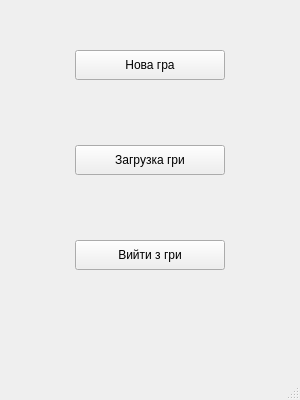
<?xml version="1.0" encoding="UTF-8"?>
<ui version="4.0">
 <class>MainWindow</class>
 <widget class="QMainWindow" name="MainWindow">
  <property name="geometry">
   <rect>
    <x>0</x>
    <y>0</y>
    <width>300</width>
    <height>400</height>
   </rect>
  </property>
  <property name="windowTitle">
   <string>MainWindow</string>
  </property>
  <widget class="QWidget" name="centralwidget">
   <widget class="QPushButton" name="ButtonStart">
    <property name="enabled">
     <bool>true</bool>
    </property>
    <property name="geometry">
     <rect>
      <x>75</x>
      <y>50</y>
      <width>150</width>
      <height>30</height>
     </rect>
    </property>
    <property name="text">
     <string>Нова гра</string>
    </property>
   </widget>
   <widget class="QPushButton" name="ButtonEnd">
    <property name="geometry">
     <rect>
      <x>75</x>
      <y>240</y>
      <width>150</width>
      <height>30</height>
     </rect>
    </property>
    <property name="text">
     <string>Вийти з гри</string>
    </property>
   </widget>
   <widget class="QPushButton" name="ButtonDownload">
    <property name="geometry">
     <rect>
      <x>75</x>
      <y>145</y>
      <width>150</width>
      <height>30</height>
     </rect>
    </property>
    <property name="text">
     <string>Загрузка гри</string>
    </property>
   </widget>
  </widget>
  <widget class="QMenuBar" name="menubar">
   <property name="geometry">
    <rect>
     <x>0</x>
     <y>0</y>
     <width>300</width>
     <height>26</height>
    </rect>
   </property>
  </widget>
  <widget class="QStatusBar" name="statusbar"/>
 </widget>
 <resources/>
 <connections/>
</ui>
